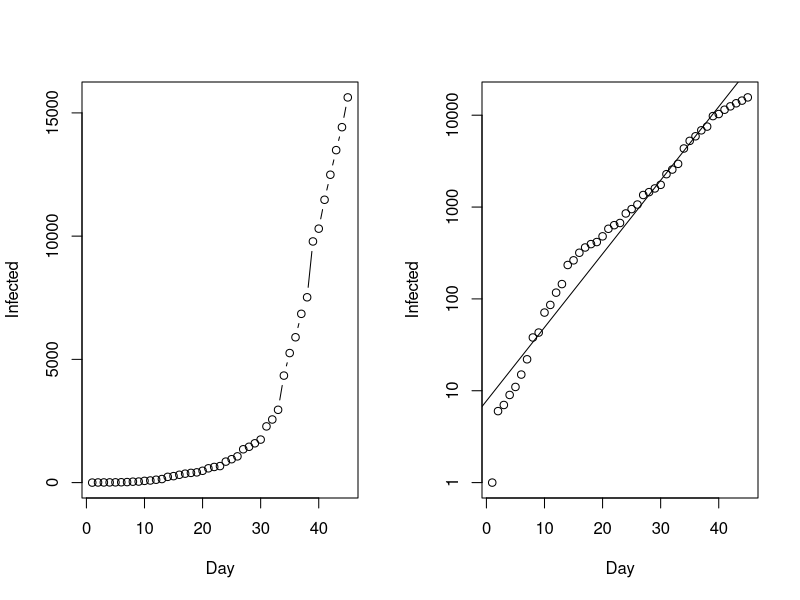
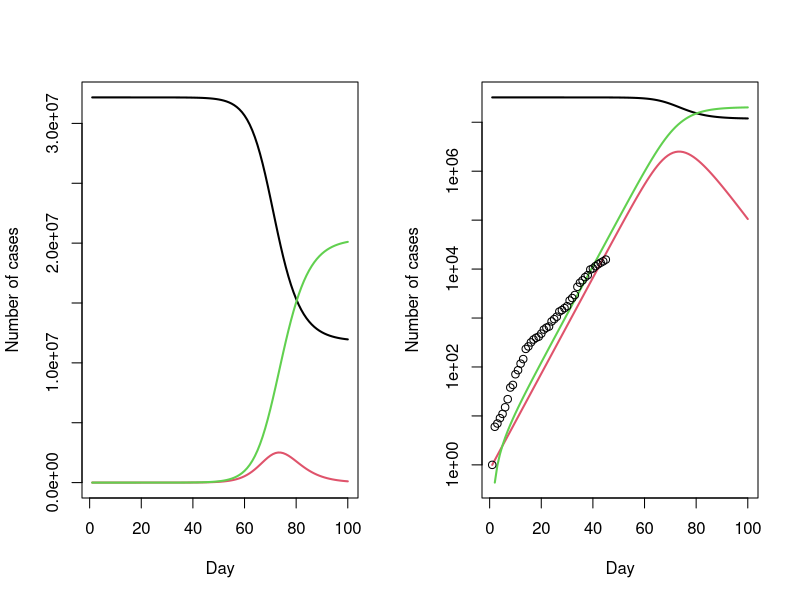

Generate these figures, in order, with R:
#Modelo epidemiológico del COVID-19 en Perú

#Serie de infectados (Fuente: MINSA)
#Infected <- c(1, 6, 7, 9, 11, 15, 22, 38, 43, 71, 86, 117, 145, 234, 263, 318, 363, 395, 416, 480, 580, 635, 671, 852, 950, 1065, 1353, 1414, 1595, 1746, 2281, 2561, 2954, 4342, 5256, 5897, 6848, 7519, 9784, 10303, 11475, 12491, 13489)
Infected <- c(1, 6, 7, 9, 11, 15, 22, 38, 43, 71, 86, 117, 145, 234, 263, 318, 363, 395, 416, 480, 580, 635, 671, 852, 950, 1065, 1353, 1454, 1595, 1746, 2281, 2561, 2954, 4342, 5256, 5897, 6848, 7519, 9784, 10303, 11475, 12491, 13489, 14420, 15628)
Day <- 1:(length(Infected))

#Población de Perú (Fuente: Censo de Vivienda y Población 2017)
N <- 32170000 

#Gráfico de infectados
old <- par(mfrow = c(1, 2))
plot(Day, Infected, type ="b")
plot(Day, Infected, log = "y")
abline(lm(log10(Infected) ~ Day))

#Modelo SIR
#Sistema de eq. diferenciales
SIR <- function(time, state, parameters) {
  par <- as.list(c(state, parameters))
  with(par, {
    dS <- -beta/N * I * S
    dI <- beta/N * I * S - gamma * I
    dR <- gamma * I
    list(c(dS, dI, dR))
  })
}

#Usando package deSolve para resolver sistema de eq. diferenciales
library(deSolve)
init <- c(S = N-Infected[1], I = Infected[1], R = 0)
RSS <- function(parameters) {
  names(parameters) <- c("beta", "gamma")
  out <- ode(y = init, times = Day, func = SIR, parms = parameters)
  fit <- out[ , 3]
  sum((Infected - fit)^2)
}

Opt <- optim(c(0.5, 0.5), RSS, method = "L-BFGS-B", lower = c(0, 0), upper = c(1, 1), hessian = TRUE) 
Opt$message

#Estimación de beta y gamma
Opt_par <- setNames(Opt$par, c("beta", "gamma"))
Opt_par

#Periodo de evaluación: 60 días
t <- 1:100
fit <- data.frame(ode(y = init, times = t, func = SIR, parms = Opt_par))
col <- 1:3 

#Evolución de Susceptibles, Infectados y Recuperados
matplot(fit$time, fit[ , 2:4], type = "l", xlab = "Day", ylab = "Number of cases", lwd = 2, lty = 1, col = col)
matplot(fit$time, fit[ , 2:4], type = "l", xlab = "Day", ylab = "Number of cases", lwd = 2, lty = 1, col = col, log = "y")
points(Day, Infected)
par(old)

#Estimación del R0
R0 <- setNames(Opt_par["beta"] / Opt_par["gamma"], "R0")
R0

#Total de infectados
fit[fit$I == max(fit$I), "I", drop = FALSE] 

#Tasa de mortalidad del COVID-19
max(fit$I) * 0.0436 
